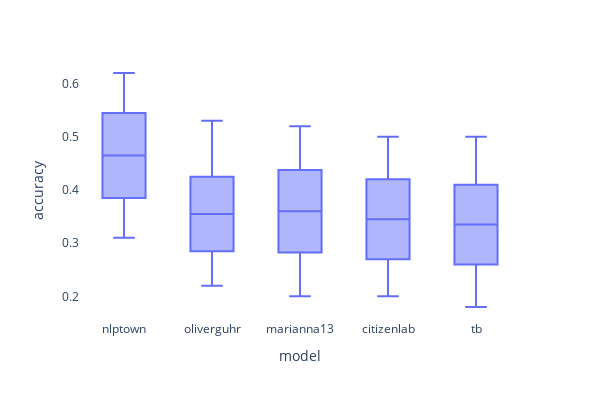

Source (notebook cell):
### Code cell
print_box(metrics_bootstraped.drop_duplicates(subset=['accuracy', 'model']), var='accuracy', w=600, h=400,)

### Figure 1 — Plotly figure (JSON) as saved in the notebook; plotly's stock layout.template omitted (floating-point values rounded to 4 significant figures; data arrays with more than 128 entries replaced by an {"elided": "..."} marker saying what was removed)
{"data": [{"alignmentgroup": "True", "hovertemplate": "model=%{x}<br>accuracy=%{y}<extra></extra>", "legendgroup": "", "marker": {"color": "#636efa"}, "name": "", "notched": false, "offsetgroup": "", "orientation": "v", "showlegend": false, "type": "box", "x": {"elided": "151 str values"}, "x0": " ", "xaxis": "x", "y": {"elided": "151 float values"}, "y0": " ", "yaxis": "y"}], "layout": {"bargap": 0.1, "boxmode": "group", "height": 400, "legend": {"tracegroupgap": 0}, "margin": {"t": 60}, "paper_bgcolor": "rgba(0,0,0,0)", "plot_bgcolor": "rgba(0,0,0,0)", "width": 600, "xaxis": {"anchor": "y", "domain": [0, 1], "title": {"text": "model"}}, "yaxis": {"anchor": "x", "domain": [0, 1], "title": {"text": "accuracy"}}}}
